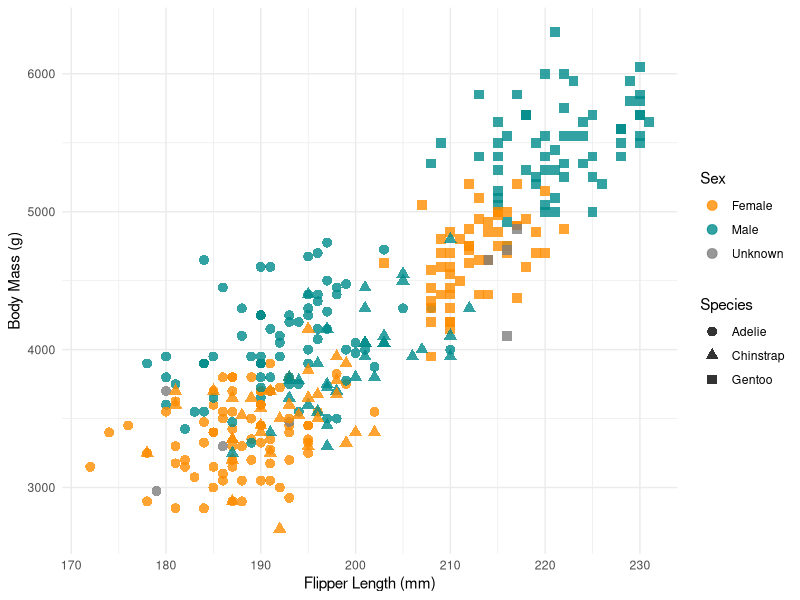
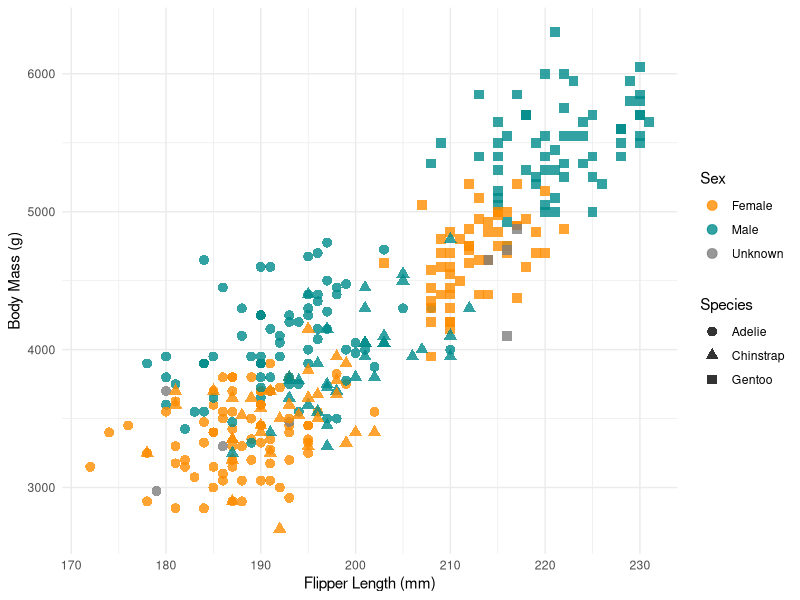
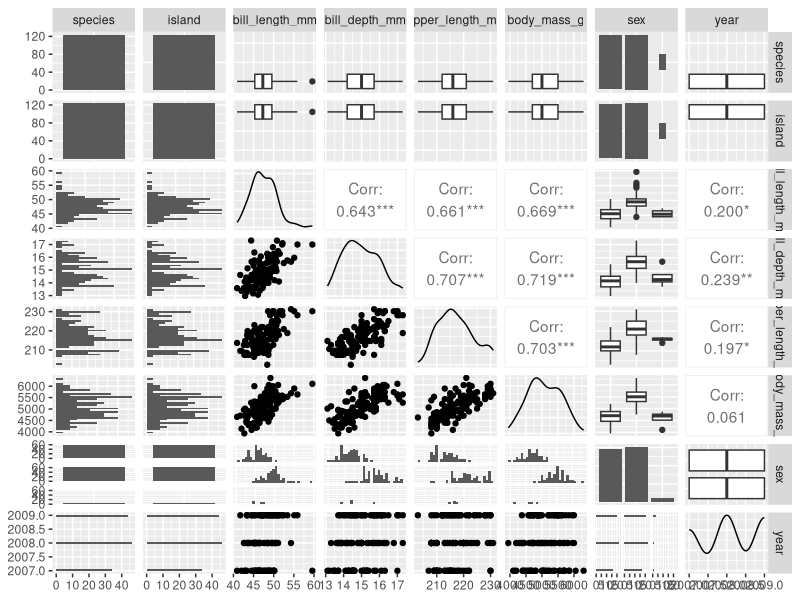
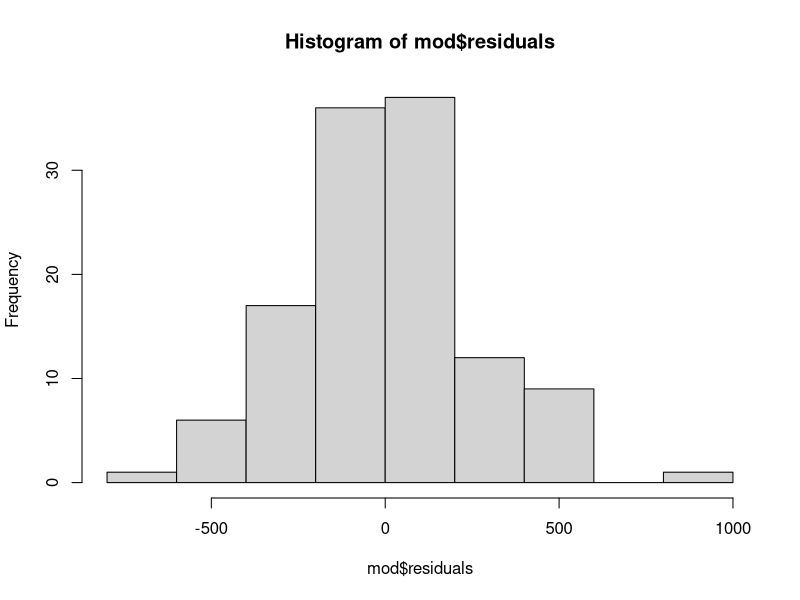
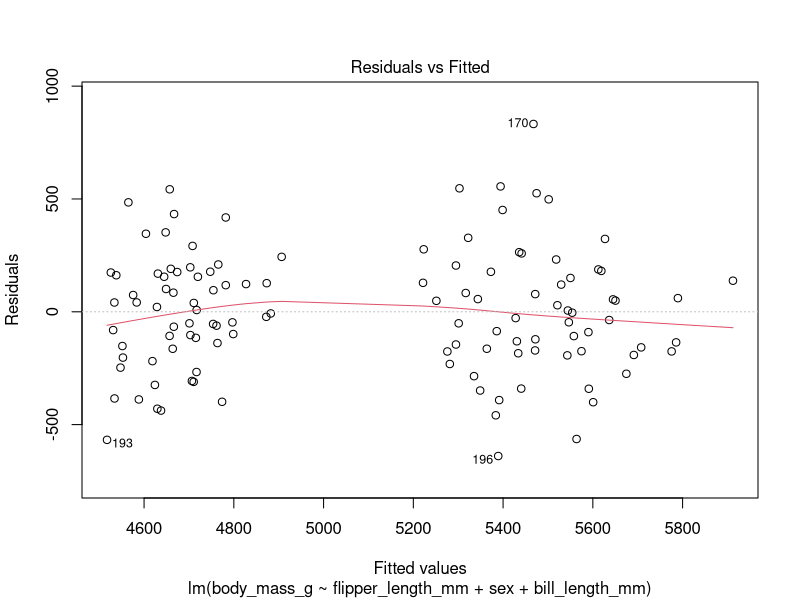
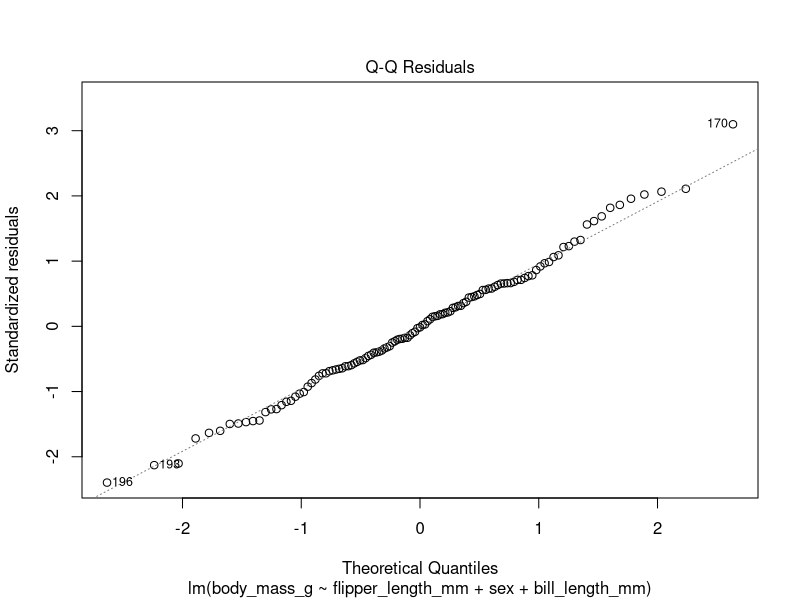
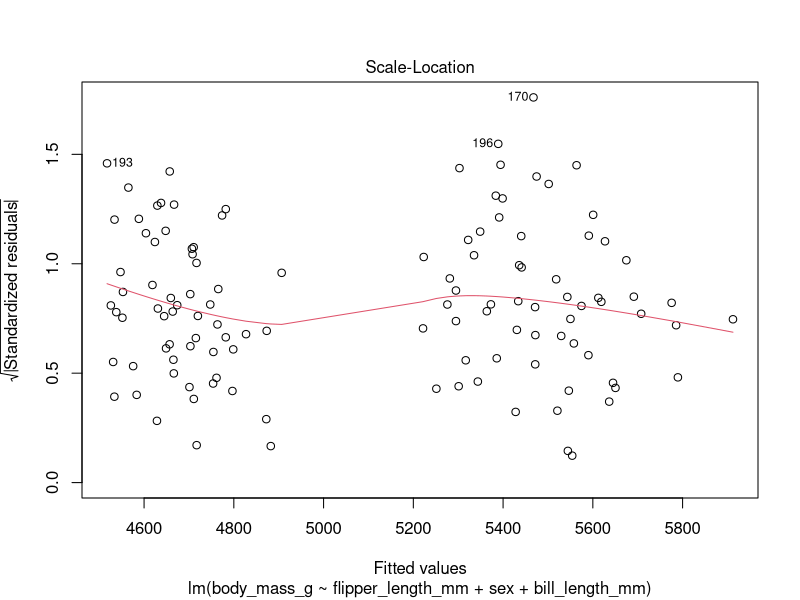
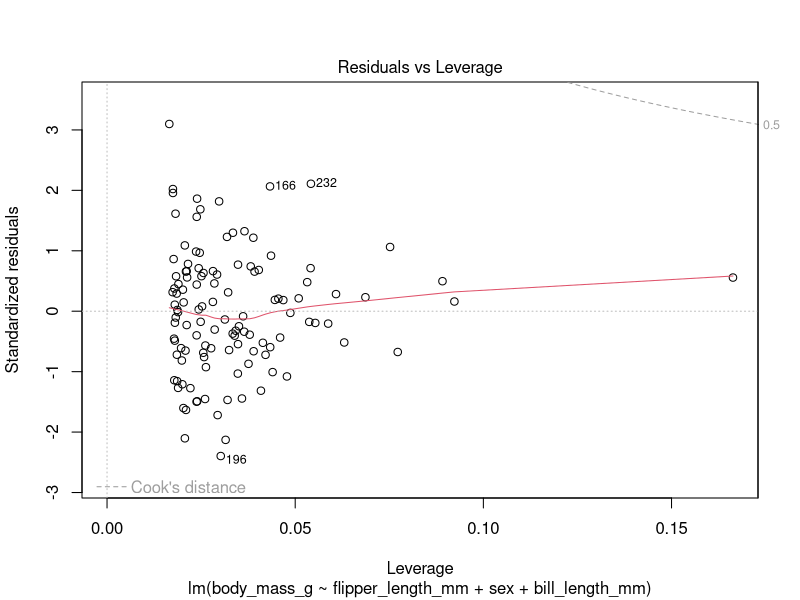

Reproduce these figures in R, in order.
## ---- chunk 1

knitr::opts_chunk$set(echo = TRUE, warning = FALSE, message = FALSE)

## ---- chunk 2

# install.packages("palmerpenguins")
library(palmerpenguins)
library(ggplot2)
library(dplyr)
library(car)

dat <- as.data.frame(penguins) # rename dataset
str(dat) # structure of dataset

## ---- chunk 3

ggplot(dat, aes(x = flipper_length_mm, y = body_mass_g, color = sex, shape = species)) +
  geom_point(size = 3, alpha = 0.8) +
  scale_color_manual(values = c("darkorange", "cyan4"), 
                     name = "Sex", 
                     labels = c("Female", "Male", "Unknown")) +
  scale_shape_manual(values = c(16, 17, 15),
                     name = "Species") +
  labs(
    x = "Flipper Length (mm)",
    y = "Body Mass (g)"
  ) +
  theme_minimal() 

## ---- chunk 4

# Fit model 
mod = lm(body_mass_g ~ flipper_length_mm + sex + species,
          data = dat)

## ---- chunk 5

#

## ---- chunk 6

# Return outputs (including p-value)
summary(mod)

## ---- chunk 7

ggplot(dat, aes(x = flipper_length_mm, y = body_mass_g, color = sex, shape = species)) +
  geom_point(size = 3, alpha = 0.8) +
  scale_color_manual(values = c("darkorange", "cyan4"), 
                     name = "Sex", 
                     labels = c("Female", "Male", "Unknown")) +
  scale_shape_manual(values = c(16, 17, 15),
                     name = "Species") +
  labs(
    x = "Flipper Length (mm)",
    y = "Body Mass (g)"
  ) +
  theme_minimal() 

## ---- chunk 8

dat_gep = subset(dat, species == "Gentoo")

## ---- chunk 9

library(GGally)

ggpairs(dat_gep)

## ---- chunk 10

# Fit model 
mod = lm(body_mass_g ~ flipper_length_mm + sex + bill_length_mm + bill_depth_mm + year,
          data = dat_gep)

## ---- chunk 11

# VIF

vif(mod)

## ---- chunk 12

mod = lm(body_mass_g ~ flipper_length_mm,
          data = dat_gep)

summary(mod)

mod = lm(body_mass_g ~ flipper_length_mm + sex,
          data = dat_gep)

summary(mod)

mod = lm(body_mass_g ~ flipper_length_mm + sex + bill_length_mm,
          data = dat_gep)

summary(mod)

mod = lm(body_mass_g ~ flipper_length_mm + sex + bill_length_mm + bill_depth_mm,
          data = dat_gep)

summary(mod)

mod = lm(body_mass_g ~ flipper_length_mm + sex + bill_length_mm + year,
          data = dat_gep)

summary(mod)

## ---- chunk 13

mod = lm(body_mass_g ~ flipper_length_mm + sex + bill_length_mm,
          data = dat_gep)

summary(mod)

## ---- chunk 14

hist(mod$residuals)

plot(mod)

## ---- chunk 15

# Return outputs (including p-value)
summary(mod)

## ---- chunk 16

ggplot(dat, aes(x = flipper_length_mm, y = body_mass_g, color = sex, shape = species)) +
  geom_point(size = 3, alpha = 0.8) +
  scale_color_manual(values = c("darkorange", "cyan4"), 
                     name = "Sex", 
                     labels = c("Female", "Male", "Unknown")) +
  scale_shape_manual(values = c(16, 17, 15),
                     name = "Species") +
  labs(
    x = "Flipper Length (mm)",
    y = "Body Mass (g)"
  ) +
  theme_minimal() 

## ---- chunk 17

ggplot(subset(dat, !is.na(sex)), aes(x = species, y = body_mass_g, color = sex)) +
  geom_boxplot() +
  scale_color_manual(values = c("darkorange", "cyan4"), 
                     name = "Sex", 
                     labels = c("Female", "Male", "Unknown")) +
  labs(
    x = "Species",
    y = "Body Mass (g)"
  ) +
  theme_minimal() 

## ---- chunk 18

mod = lm(body_mass_g ~ species,
          data = dat)

summary(mod)

mod = lm(body_mass_g ~ species + sex,
          data = dat)

summary(mod)

mod = lm(body_mass_g ~ species + sex + sex:species,
          data = dat)

summary(mod)

## ---- chunk 19

mod = lm(body_mass_g ~ species + sex + sex:species,
          data = dat)

summary(mod)

## ---- chunk 20

hist(mod$residuals)

plot(mod)

## ---- chunk 21

# Return outputs (including p-value)
summary(mod)
